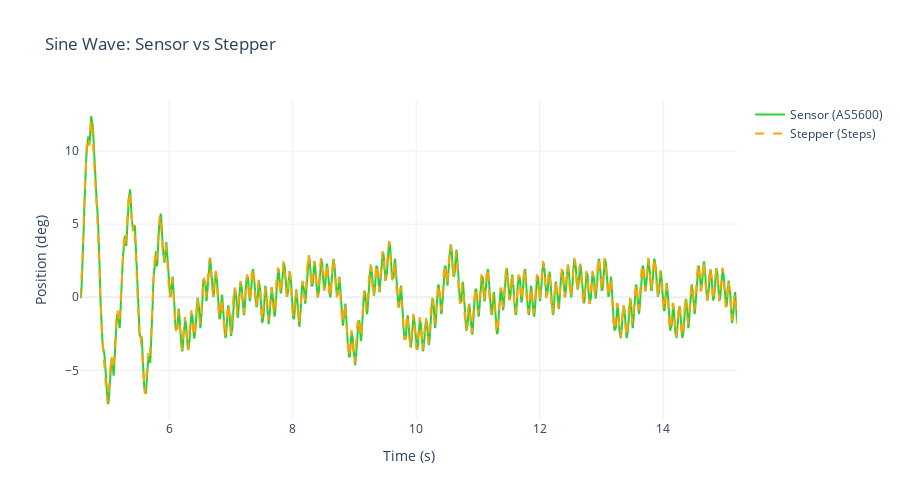

The code cell stored with this chart in its notebook:
### Markdown cell above
## Sensor vs Stepper Comparison

### Code cell
# Compare sensor vs stepper (ignore target in open-loop)
fig1 = go.Figure()

fig1.add_trace(go.Scatter(
    x=df['time_s'], y=df['sensor_deg'],
    name='Sensor (AS5600)', mode='lines',
    line=dict(color='rgb(50, 205, 50)', width=2)
))

fig1.add_trace(go.Scatter(
    x=df['time_s'], y=df['stepper_deg'],
    name='Stepper (Steps)', mode='lines',
    line=dict(color='rgb(255, 165, 0)', width=2, dash='dash')
))

fig1.update_layout(
    title='Sine Wave: Sensor vs Stepper',
    xaxis_title='Time (s)',
    yaxis_title='Position (deg)',
    height=500,
    hovermode='x unified',
    template='plotly_white'
)

fig1.show()

### Figure 1 — Plotly figure (JSON) as saved in the notebook; plotly's stock layout.template omitted (floating-point values rounded to 4 significant figures; data arrays with more than 128 entries replaced by an {"elided": "..."} marker saying what was removed)
{"data": [{"line": {"color": "rgb(50, 205, 50)", "width": 2}, "mode": "lines", "name": "Sensor (AS5600)", "type": "scatter", "x": {"elided": "2125 float values"}, "y": {"elided": "2125 float values"}}, {"line": {"color": "rgb(255, 165, 0)", "dash": "dash", "width": 2}, "mode": "lines", "name": "Stepper (Steps)", "type": "scatter", "x": {"elided": "2125 float values"}, "y": {"elided": "2125 float values"}}], "layout": {"height": 500, "hovermode": "x unified", "title": {"text": "Sine Wave: Sensor vs Stepper"}, "xaxis": {"title": {"text": "Time (s)"}}, "yaxis": {"title": {"text": "Position (deg)"}}}}
